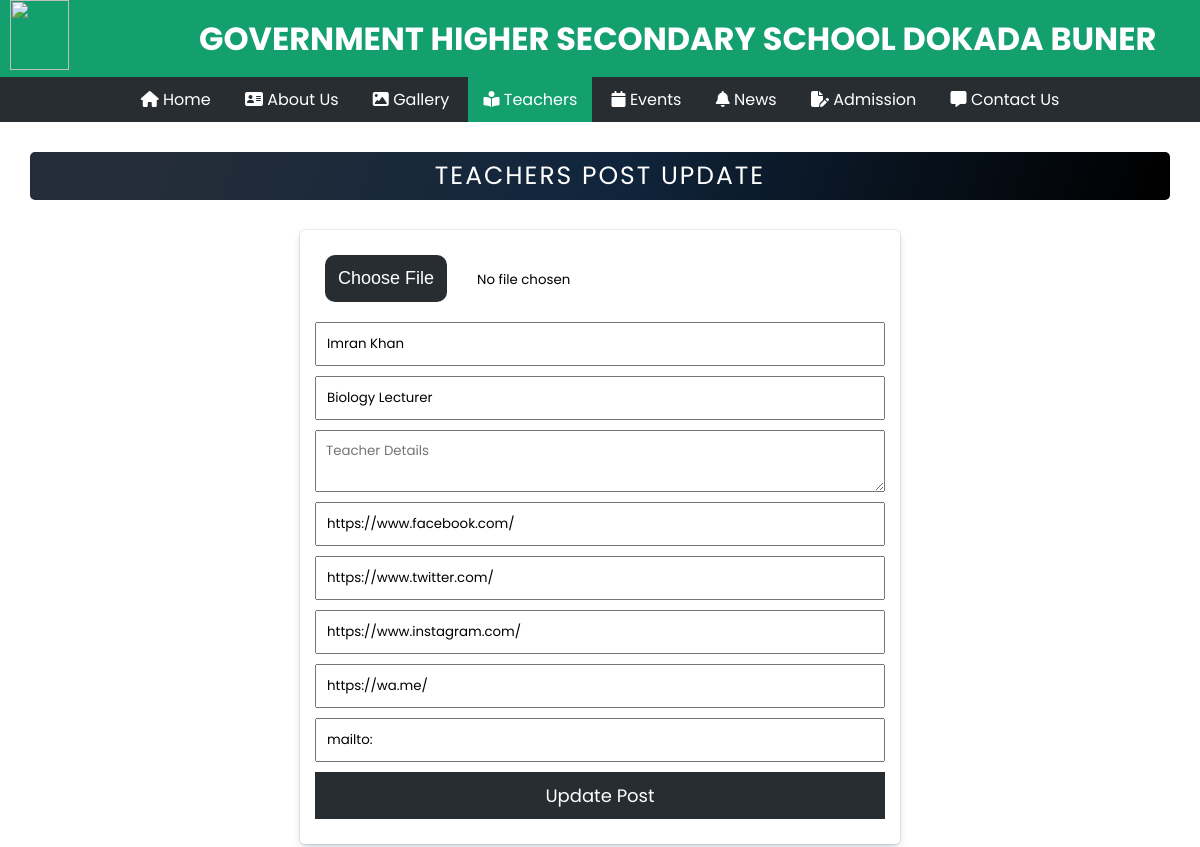
The app's page /Teachers-Update.php?id=34 (signed in) with its own data.
### tables this page shows
CREATE TABLE `teachers` (
  `id` int(11) NOT NULL,
  `image_path` varchar(255) NOT NULL,
  `teacher_name` varchar(255) NOT NULL,
  `teacher_post` varchar(255) NOT NULL,
  `teacher_details` varchar(1000) NOT NULL,
  `facebook` varchar(255) NOT NULL,
  `twitter` varchar(255) NOT NULL,
  `instagram` varchar(255) NOT NULL,
  `whatsapp` varchar(255) NOT NULL,
  `email` varchar(255) NOT NULL,
  `upload_date` timestamp NOT NULL DEFAULT current_timestamp() ON UPDATE current_timestamp()
);

### Teachers-Update.php (the view, shortened to what this page needs)
<?php
include("Connection.php");
if(isset($_GET['id'])) {
    $Id = $_GET['id'];
    $sql = "SELECT * FROM teachers WHERE id = $Id";
    $result = $conn->query($sql);
    if ($result->num_rows > 0) {
        $row = $result->fetch_assoc();
        $teacherName = $row['teacher_name'];
        $teacherPost = $row['teacher_post'];
        $facebook = $row['facebook'];
        $twitter = $row['twitter'];
        $instagram = $row['instagram'];
        $whatsapp = $row['whatsapp'];
        $email = $row['email'];
    } else {
        echo "Teacher Post Not Found." . $conn->error;
        exit();
    }
}
?>
<!DOCTYPE html>
<html lang="en">
<head>
    <link rel="stylesheet" href="Admin-style.css">
    <link rel="stylesheet" href="https://cdnjs.cloudflare.com/ajax/libs/font-awesome/6.2.1/css/all.min.css"/>
</head>
<body>
    <header>
        <div class="logo">
            <img src="Folder/Logo.png">
        </div>
        <div class="name">
            <h1>GOVERNMENT HIGHER SECONDARY SCHOOL DOKADA BUNER</h1>
        </div>
    </header>
    <nav>
        <ul>
            <li><a href="#"><i class="fa-solid fa-house"></i> Home</a>
            </li>
            <li><a href="Admin-About.php"><i class="fa-solid fa-address-card"></i> About Us</a></li>
            <li><a href="Admin-Gallery.php"><i class="fa-solid fa-image"></i> Gallery</a></li>
            <li class="click"><a href="Admin-Teachers.php"><i class="fa-solid fa-book-open-reader"></i> Teachers</a></li>
            <li><a href="#"><i class="fa-solid fa-calendar"></i> Events</a></li>
            <li><a href="#"><i class="fa-solid fa-bell"></i> News</a>
            </li>
            <li><a href="#"><i class="fa-solid fa-file-pen"></i> Admission</a>
            </li>
            <li><a href="Admin-Contact.php"><i class="fa-solid fa-message"></i> Contact Us</a></li>
        </ul>
    </nav>
    <div class="myHead">
        <p>TEACHERS POST UPDATE</p>
    </div>
    <div class="newForm">
        <form action="#" method="POST" enctype="multipart/form-data">
            <input type="file" name="Image" accept="image/*" required>
            <input type="text" name="Name" placeholder="Teacher Name" required value="<?php echo $teacherName; ?>">
            <input type="text" name="Post" placeholder="Teacher Post" required value="<?php echo $teacherPost; ?>">
            <textarea name="Details" placeholder="Teacher Details" required></textarea>
            <input type="url" name="Facebook" placeholder="Enter Facebook Account URL" value="<?php echo $facebook; ?>">
            <input type="url" name="Twitter" placeholder="Enter Twitter Account URL" value="<?php echo $twitter; ?>">
            <input type="url" name="Instagram" placeholder="Enter Instagram Account URL" value="<?php echo $instagram; ?>">
            <input type="url" name="Whatsapp" placeholder="Enter Whatsapp Account Number" value="<?php echo $whatsapp; ?>">
            <input type="url" name="Email" placeholder="Enter Email Account URL" value="<?php echo $email; ?>">
            <input type="submit" name="Submit" value="Update Post" class="myButton">
        </form>
    </div>
</body>
</html>

### Admin-style.css (style rules this page uses)
* { padding: 0; margin: 0; box-sizing: border-box; text-decoration-line: none; list-style-type: none; font-family: 'Poppins', sans-serif; }
a { color: white; }
:root { --my-green: rgb(20, 160, 110); --my-black: rgb(40, 45, 50); }
header { background-color: var(--my-green); color: white; padding: 0px 10px; display: flex; align-items: center; position: sticky; top: 0; left: 0; z-index: 1000; }
.logo { width: 5%; }
.logo img { width: 100%; height: 70px; object-fit: cover; }
.name h1 { margin-left: 130px; }
nav { background-color: var(--my-black); text-align: center; position: sticky; top: 77px; left: 0; z-index: 1000; }
nav ul li { display: inline-block; background-color: var(--my-black); position: relative; }
nav ul li a { display: block; padding: 10px 15px; }
nav .click { background-color: var(--my-green); }
.myHead p { background: linear-gradient(109.6deg, rgb(36, 45, 57) 11.2%, rgb(16, 37, 60) 51.2%, rgb(0, 0, 0) 98.6%); color: white; padding: 5px; margin: 30px; font-size: 25px; border-radius: 5px; text-align: center; letter-spacing: 2px; }
.newForm form { display: flex; flex-direction: column; max-width: 50%; margin: 30px auto; padding: 15px; border-radius: 5px; box-shadow: rgba(9, 30, 66, 0.25) 0px 4px 8px -2px, rgba(9, 30, 66, 0.08) 0px 0px 0px 1px; }
.newForm input, textarea { margin-bottom: 10px; padding: 10px; }
.myButton { background-color: var(--my-black); color: white; border: none; padding: 10px; font-size: 18px; cursor: pointer; }

### records on screen
teachers: Name "Imran Khan", Post "Biology Lecturer", Facebook "https://www.facebook.com/", Twitter "https://www.twitter.com/", Instagram "https://www.instagram.com/", Whatsapp "https://wa.me/", Email "mailto:"
